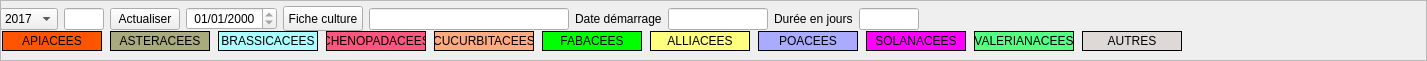
           <widget class="QFrame" name="frame_5">
            <property name="minimumSize">
             <size>
              <width>0</width>
              <height>55</height>
             </size>
            </property>
            <property name="maximumSize">
             <size>
              <width>16777215</width>
              <height>70</height>
             </size>
            </property>
            <property name="frameShape">
             <enum>QFrame::StyledPanel</enum>
            </property>
            <property name="frameShadow">
             <enum>QFrame::Raised</enum>
            </property>
            <widget class="QWidget" name="layoutWidget11">
             <property name="geometry">
              <rect>
               <x>0</x>
               <y>0</y>
               <width>1418</width>
               <height>38</height>
              </rect>
             </property>
             <layout class="QHBoxLayout" name="horizontalLayout_21">
              <item>
               <widget class="QComboBox" name="comboBox_AnneeEnCours">
                <item>
                 <property name="text">
                  <string>2017</string>
                 </property>
                </item>
                <item>
                 <property name="text">
                  <string>2018</string>
                 </property>
                </item>
                <item>
                 <property name="text">
                  <string>2019</string>
                 </property>
                </item>
                <item>
                 <property name="text">
                  <string>2020</string>
                 </property>
                </item>
                <item>
                 <property name="text">
                  <string>2021</string>
                 </property>
                </item>
                <item>
                 <property name="text">
                  <string>2022</string>
                 </property>
                </item>
                <item>
                 <property name="text">
                  <string>2023</string>
                 </property>
                </item>
                <item>
                 <property name="text">
                  <string>2024</string>
                 </property>
                </item>
                <item>
                 <property name="text">
                  <string>2025</string>
                 </property>
                </item>
                <item>
                 <property name="text">
                  <string>2026</string>
                 </property>
                </item>
                <item>
                 <property name="text">
                  <string>2027</string>
                 </property>
                </item>
                <item>
                 <property name="text">
                  <string>2028</string>
                 </property>
                </item>
                <item>
                 <property name="text">
                  <string>2029</string>
                 </property>
                </item>
                <item>
                 <property name="text">
                  <string>2030</string>
                 </property>
                </item>
               </widget>
              </item>
              <item>
               <widget class="QLineEdit" name="lineEdit_id_culture">
                <property name="maximumSize">
                 <size>
                  <width>40</width>
                  <height>16777215</height>
                 </size>
                </property>
                <property name="readOnly">
                 <bool>true</bool>
                </property>
               </widget>
              </item>
              <item>
               <widget class="QPushButton" name="pushButton_maj_planning">
                <property name="minimumSize">
                 <size>
                  <width>70</width>
                  <height>0</height>
                 </size>
                </property>
                <property name="maximumSize">
                 <size>
                  <width>70</width>
                  <height>16777215</height>
                 </size>
                </property>
                <property name="text">
                 <string>Actualiser</string>
                </property>
               </widget>
              </item>
              <item>
               <widget class="QDateEdit" name="dateEdit_du_jour">
                <property name="readOnly">
                 <bool>true</bool>
                </property>
                <property name="keyboardTracking">
                 <bool>false</bool>
                </property>
                <property name="currentSection">
                 <enum>QDateTimeEdit::NoSection</enum>
                </property>
                <property name="displayFormat">
                 <string> dd/MM/yyyy</string>
                </property>
               </widget>
              </item>
              <item>
               <widget class="QPushButton" name="pushButton_ficheCulture">
                <property name="maximumSize">
                 <size>
                  <width>16777215</width>
                  <height>25</height>
                 </size>
                </property>
                <property name="toolTip">
                 <string>Afficher la fiche culture correspondante à la parcelle</string>
                </property>
                <property name="text">
                 <string>Fiche culture</string>
                </property>
                <property name="icon">
                 <iconset resource="libreJardin.qrc">
                  <normaloff>:/images/cultures.png</normaloff>:/images/cultures.png</iconset>
                </property>
                <property name="iconSize">
                 <size>
                  <width>20</width>
                  <height>20</height>
                 </size>
                </property>
               </widget>
              </item>
              <item>
               <widget class="QLineEdit" name="lineEdit_texte_culture">
                <property name="minimumSize">
                 <size>
                  <width>200</width>
                  <height>0</height>
                 </size>
                </property>
                <property name="maximumSize">
                 <size>
                  <width>200</width>
                  <height>16777215</height>
                 </size>
                </property>
                <property name="readOnly">
                 <bool>true</bool>
                </property>
               </widget>
              </item>
              <item>
               <layout class="QHBoxLayout" name="horizontalLayout_20">
                <item>
                 <layout class="QHBoxLayout" name="horizontalLayout_19">
                  <item>
                   <widget class="QLabel" name="label_44">
                    <property name="text">
                     <string>Date démarrage</string>
                    </property>
                   </widget>
                  </item>
                 </layout>
                </item>
                <item>
                 <layout class="QHBoxLayout" name="horizontalLayout_18">
                  <item>
                   <widget class="QLineEdit" name="lineEdit_dateDepart">
                    <property name="minimumSize">
                     <size>
                      <width>100</width>
                      <height>0</height>
                     </size>
                    </property>
                    <property name="maximumSize">
                     <size>
                      <width>100</width>
                      <height>16777215</height>
                     </size>
                    </property>
                    <property name="readOnly">
                     <bool>true</bool>
                    </property>
                   </widget>
                  </item>
                  <item>
                   <widget class="QLabel" name="label_43">
                    <property name="maximumSize">
                     <size>
                      <width>100</width>
                      <height>16777215</height>
                     </size>
                    </property>
                    <property name="text">
                     <string>Durée en jours</string>
                    </property>
                   </widget>
                  </item>
                  <item>
                   <widget class="QLineEdit" name="lineEdit_width">
                    <property name="minimumSize">
                     <size>
                      <width>40</width>
                      <height>0</height>
                     </size>
                    </property>
                    <property name="maximumSize">
                     <size>
                      <width>60</width>
                      <height>16777215</height>
                     </size>
                    </property>
                    <property name="readOnly">
                     <bool>true</bool>
                    </property>
                   </widget>
                  </item>
                  <item>
                   <spacer name="horizontalSpacer_3">
                    <property name="orientation">
                     <enum>Qt::Horizontal</enum>
                    </property>
                    <property name="sizeHint" stdset="0">
                     <size>
                      <width>40</width>
                      <height>20</height>
                     </size>
                    </property>
                   </spacer>
                  </item>
                 </layout>
                </item>
               </layout>
              </item>
             </layout>
            </widget>
            <widget class="QWidget" name="layoutWidget">
             <property name="geometry">
              <rect>
               <x>0</x>
               <y>30</y>
               <width>1191</width>
               <height>22</height>
              </rect>
             </property>
             <layout class="QHBoxLayout" name="horizontalLayout_7">
              <item>
               <widget class="QLabel" name="labeL_apiacees">
                <property name="minimumSize">
                 <size>
                  <width>100</width>
                  <height>20</height>
                 </size>
                </property>
                <property name="maximumSize">
                 <size>
                  <width>100</width>
                  <height>20</height>
                 </size>
                </property>
                <property name="font">
                 <font>
                  <weight>50</weight>
                  <bold>false</bold>
                 </font>
                </property>
                <property name="autoFillBackground">
                 <bool>false</bool>
                </property>
                <property name="styleSheet">
                 <string notr="true">background-color : #ff5500</string>
                </property>
                <property name="frameShape">
                 <enum>QFrame::Panel</enum>
                </property>
                <property name="text">
                 <string>APIACEES</string>
                </property>
                <property name="alignment">
                 <set>Qt::AlignCenter</set>
                </property>
               </widget>
              </item>
              <item>
               <widget class="QLabel" name="labeL_apiacees_2">
                <property name="minimumSize">
                 <size>
                  <width>100</width>
                  <height>20</height>
                 </size>
                </property>
                <property name="maximumSize">
                 <size>
                  <width>100</width>
                  <height>20</height>
                 </size>
                </property>
                <property name="font">
                 <font>
                  <weight>50</weight>
                  <bold>false</bold>
                 </font>
                </property>
                <property name="autoFillBackground">
                 <bool>false</bool>
                </property>
                <property name="styleSheet">
                 <string notr="true">background-color  :#aaaa7f</string>
                </property>
                <property name="frameShape">
                 <enum>QFrame::Panel</enum>
                </property>
                <property name="text">
                 <string>ASTERACEES</string>
                </property>
                <property name="alignment">
                 <set>Qt::AlignCenter</set>
                </property>
               </widget>
              </item>
              <item>
               <widget class="QLabel" name="labeL_apiacees_3">
                <property name="minimumSize">
                 <size>
                  <width>100</width>
                  <height>20</height>
                 </size>
                </property>
                <property name="maximumSize">
                 <size>
                  <width>100</width>
                  <height>20</height>
                 </size>
                </property>
                <property name="font">
                 <font>
                  <weight>50</weight>
                  <bold>false</bold>
                 </font>
                </property>
                <property name="autoFillBackground">
                 <bool>false</bool>
                </property>
                <property name="styleSheet">
                 <string notr="true">background-color : #aaffff</string>
                </property>
                <property name="frameShape">
                 <enum>QFrame::Panel</enum>
                </property>
                <property name="text">
                 <string>BRASSICACEES</string>
                </property>
                <property name="alignment">
                 <set>Qt::AlignCenter</set>
                </property>
               </widget>
              </item>
              <item>
               <widget class="QLabel" name="labeL_apiacees_4">
                <property name="minimumSize">
                 <size>
                  <width>100</width>
                  <height>20</height>
                 </size>
                </property>
                <property name="maximumSize">
                 <size>
                  <width>100</width>
                  <height>20</height>
                 </size>
                </property>
                <property name="font">
                 <font>
                  <weight>50</weight>
                  <bold>false</bold>
                 </font>
                </property>
                <property name="autoFillBackground">
                 <bool>false</bool>
                </property>
                <property name="styleSheet">
                 <string notr="true">background-color : #ff557f</string>
                </property>
                <property name="frameShape">
                 <enum>QFrame::Panel</enum>
                </property>
                <property name="text">
                 <string>CHENOPADACEES</string>
                </property>
                <property name="alignment">
                 <set>Qt::AlignCenter</set>
                </property>
               </widget>
              </item>
              <item>
               <widget class="QLabel" name="labeL_apiacees_5">
                <property name="minimumSize">
                 <size>
                  <width>100</width>
                  <height>20</height>
                 </size>
                </property>
                <property name="maximumSize">
                 <size>
                  <width>100</width>
                  <height>20</height>
                 </size>
                </property>
                <property name="font">
                 <font>
                  <weight>50</weight>
                  <bold>false</bold>
                 </font>
                </property>
                <property name="autoFillBackground">
                 <bool>false</bool>
                </property>
                <property name="styleSheet">
                 <string notr="true">background-color : #ffaa7f</string>
                </property>
                <property name="frameShape">
                 <enum>QFrame::Panel</enum>
                </property>
                <property name="text">
                 <string>CUCURBITACEES</string>
                </property>
                <property name="alignment">
                 <set>Qt::AlignCenter</set>
                </property>
               </widget>
              </item>
              <item>
               <widget class="QLabel" name="labeL_apiacees_6">
                <property name="minimumSize">
                 <size>
                  <width>100</width>
                  <height>20</height>
                 </size>
                </property>
                <property name="maximumSize">
                 <size>
                  <width>100</width>
                  <height>20</height>
                 </size>
                </property>
                <property name="font">
                 <font>
                  <weight>50</weight>
                  <bold>false</bold>
                 </font>
                </property>
                <property name="autoFillBackground">
                 <bool>false</bool>
                </property>
                <property name="styleSheet">
                 <string notr="true">background-color : #00ff00</string>
                </property>
                <property name="frameShape">
                 <enum>QFrame::Panel</enum>
                </property>
                <property name="text">
                 <string>FABACEES</string>
                </property>
                <property name="alignment">
                 <set>Qt::AlignCenter</set>
                </property>
               </widget>
              </item>
              <item>
               <widget class="QLabel" name="labeL_apiacees_7">
                <property name="minimumSize">
                 <size>
                  <width>100</width>
                  <height>20</height>
                 </size>
                </property>
                <property name="maximumSize">
                 <size>
                  <width>100</width>
                  <height>20</height>
                 </size>
                </property>
                <property name="font">
                 <font>
                  <weight>50</weight>
                  <bold>false</bold>
                 </font>
                </property>
                <property name="autoFillBackground">
                 <bool>false</bool>
                </property>
                <property name="styleSheet">
                 <string notr="true">background-color : #ffff7f</string>
                </property>
                <property name="frameShape">
                 <enum>QFrame::Panel</enum>
                </property>
                <property name="text">
                 <string>ALLIACEES</string>
                </property>
                <property name="alignment">
                 <set>Qt::AlignCenter</set>
                </property>
               </widget>
              </item>
              <item>
               <widget class="QLabel" name="labeL_apiacees_8">
                <property name="minimumSize">
                 <size>
                  <width>100</width>
                  <height>20</height>
                 </size>
                </property>
                <property name="maximumSize">
                 <size>
                  <width>100</width>
                  <height>20</height>
                 </size>
                </property>
                <property name="font">
                 <font>
                  <weight>50</weight>
                  <bold>false</bold>
                 </font>
                </property>
                <property name="autoFillBackground">
                 <bool>false</bool>
                </property>
                <property name="styleSheet">
                 <string notr="true">background-color : #aaaaff</string>
                </property>
                <property name="frameShape">
                 <enum>QFrame::Panel</enum>
                </property>
                <property name="text">
                 <string>POACEES</string>
                </property>
                <property name="alignment">
                 <set>Qt::AlignCenter</set>
                </property>
               </widget>
              </item>
              <item>
               <widget class="QLabel" name="labeL_apiacees_9">
                <property name="minimumSize">
                 <size>
                  <width>100</width>
                  <height>20</height>
                 </size>
                </property>
                <property name="maximumSize">
                 <size>
                  <width>100</width>
                  <height>20</height>
                 </size>
                </property>
                <property name="font">
                 <font>
                  <weight>50</weight>
                  <bold>false</bold>
                 </font>
                </property>
                <property name="autoFillBackground">
                 <bool>false</bool>
                </property>
                <property name="styleSheet">
                 <string notr="true">background-color : #ff00ff</string>
                </property>
                <property name="frameShape">
                 <enum>QFrame::Panel</enum>
                </property>
                <property name="text">
                 <string>SOLANACEES</string>
                </property>
                <property name="alignment">
                 <set>Qt::AlignCenter</set>
                </property>
               </widget>
              </item>
              <item>
               <widget class="QLabel" name="labeL_apiacees_10">
                <property name="minimumSize">
                 <size>
                  <width>100</width>
                  <height>20</height>
                 </size>
                </property>
                <property name="maximumSize">
                 <size>
                  <width>100</width>
                  <height>20</height>
                 </size>
                </property>
                <property name="font">
                 <font>
                  <weight>50</weight>
                  <bold>false</bold>
                 </font>
                </property>
                <property name="autoFillBackground">
                 <bool>false</bool>
                </property>
                <property name="styleSheet">
                 <string notr="true">background-color : #55ff7f</string>
                </property>
                <property name="frameShape">
                 <enum>QFrame::Panel</enum>
                </property>
                <property name="text">
                 <string>VALERIANACEES</string>
                </property>
                <property name="alignment">
                 <set>Qt::AlignCenter</set>
                </property>
               </widget>
              </item>
              <item>
               <widget class="QLabel" name="labeL_apiacees_11">
                <property name="minimumSize">
                 <size>
                  <width>100</width>
                  <height>20</height>
                 </size>
                </property>
                <property name="maximumSize">
                 <size>
                  <width>100</width>
                  <height>20</height>
                 </size>
                </property>
                <property name="font">
                 <font>
                  <weight>50</weight>
                  <bold>false</bold>
                 </font>
                </property>
                <property name="autoFillBackground">
                 <bool>false</bool>
                </property>
                <property name="styleSheet">
                 <string notr="true">background-color : #ded8d7</string>
                </property>
                <property name="frameShape">
                 <enum>QFrame::Panel</enum>
                </property>
                <property name="text">
                 <string>AUTRES</string>
                </property>
                <property name="alignment">
                 <set>Qt::AlignCenter</set>
                </property>
               </widget>
              </item>
             </layout>
            </widget>
           </widget>
